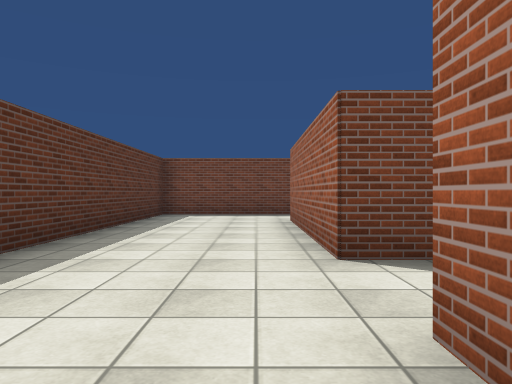
view 1 (above)

19 first-person views from a walk through a scene from a Unity 3-D project. The camera is 1.2 m above the floor, looks level and sees 70° across. The floor is counted in squares, 2 m on a side. Each view is taken from the middle of a square. On the plan, view 1 faces up. The plan holds only what a view shows up to about 10 squares ahead; the rest is blank. The player character is not drawn. Surface patterns are stand-ins for the level's own textures.

view 2
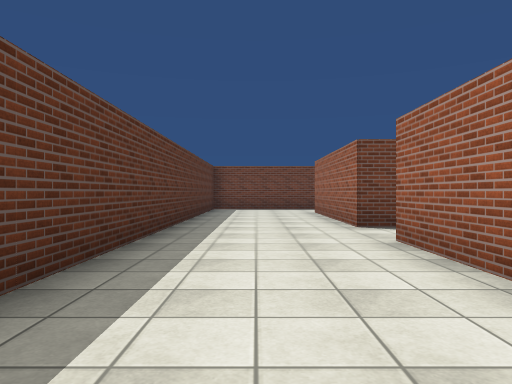

view 3
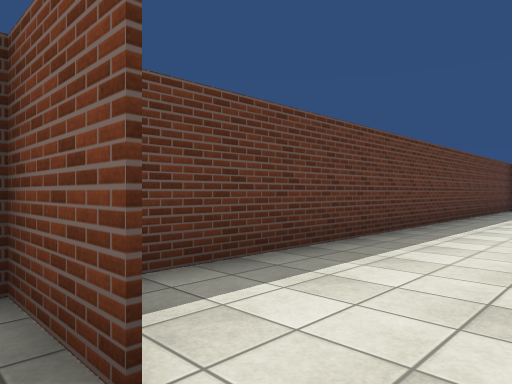

view 4
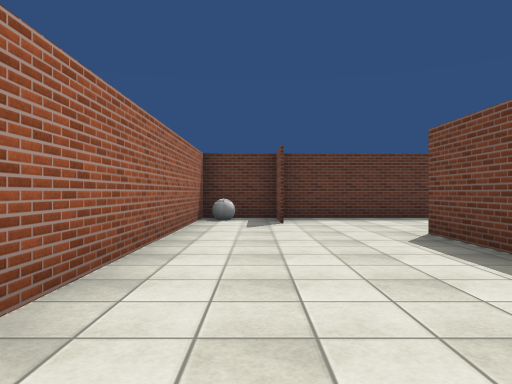

view 5
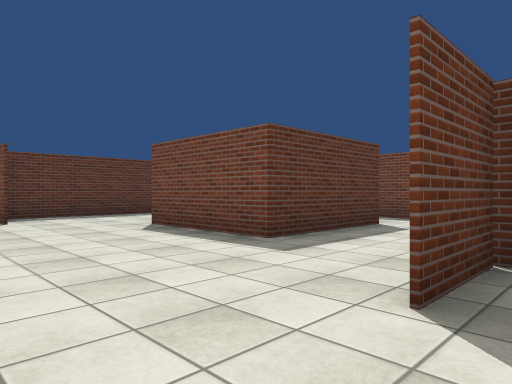

view 6
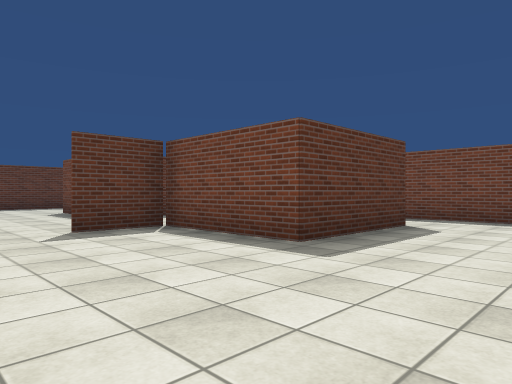

view 7
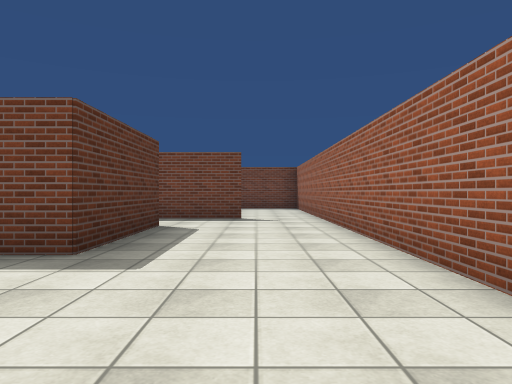

view 8
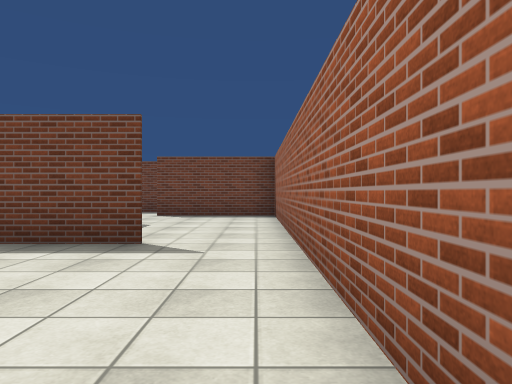

view 9
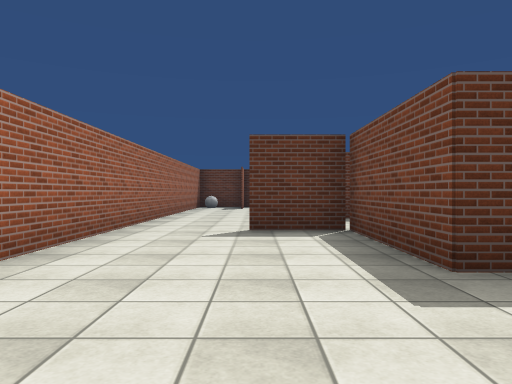

view 10
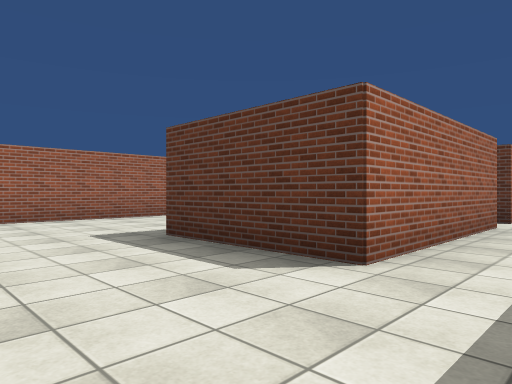

view 11
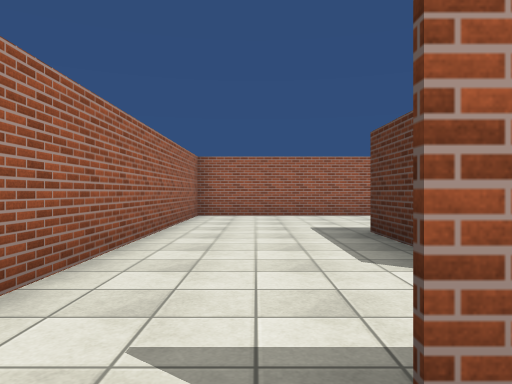

view 12
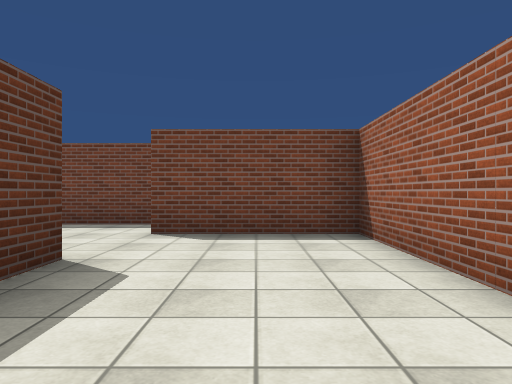

view 13
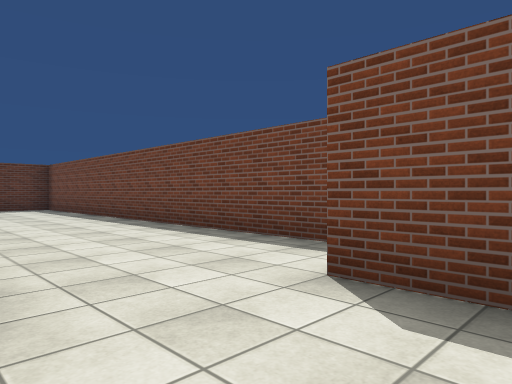

view 14
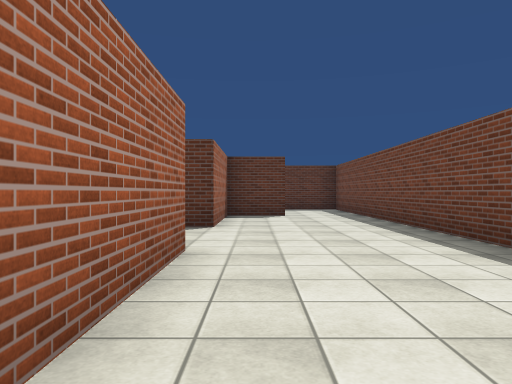

view 15
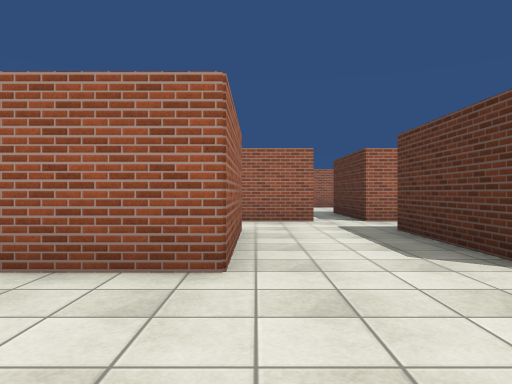

view 16
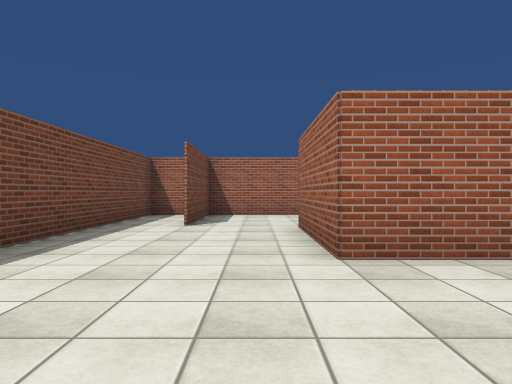

view 17
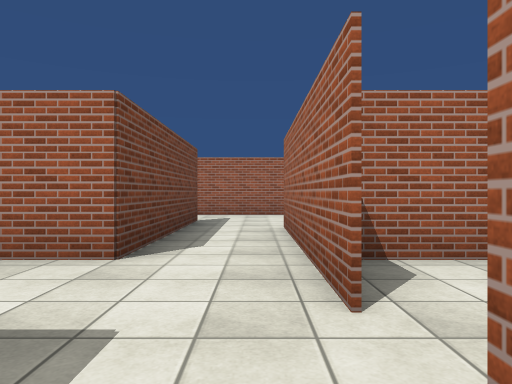

view 18
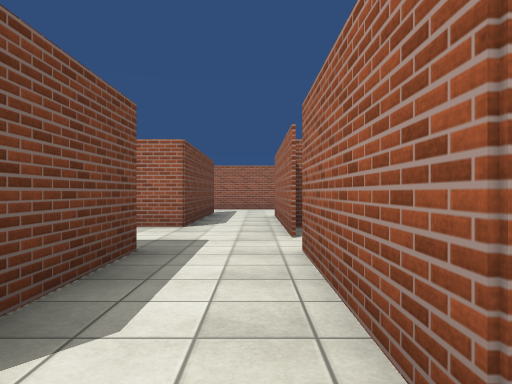

view 19
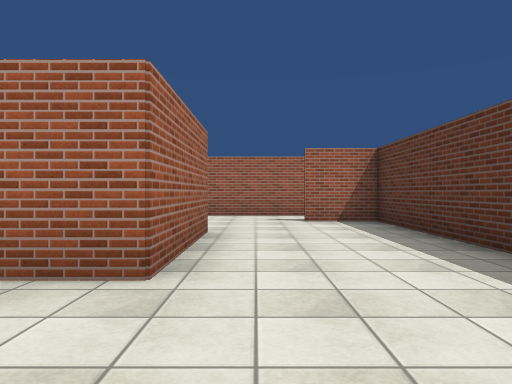

### Floor plan
Points are (right, up) in squares from view 1. A wall is a line through its corners. A room is listed if a view was taken in it or the views show most of it. See-through windows are left out.
Room 1 (views 1, 2, 18, 19)
walls: (0.7, 3.2) (0.7, 7.6); (0.7, -0.5) (0.7, 1.5); (-2.5, -3.5) (-1, -3.5); (0.5, 9.7) (-2.5, 9.7) (-2.5, -5.2)
ways out: opening at (0, -2) to room 2; opening at (0, 2.5) to room 4; opening at (0, 8.5) to room 4
Room 2 (view 3)
walls: (-0.9, -3.5) (-2.5, -3.5); (6.2, -0.1) (6.2, 1.4); (3.8, 1.5) (3.8, -1.5) (0.7, -1.5) (0.7, -0.5); (-1.2, -5.2) (4.5, -5.2)
ways out: opening at (0, -2) to room 1; opening at (5.5, -4.5) to room 3; opening at (4, 1) to room 4
objects: ball (-2, -5)
Room 3 (views 4, 5, 6, 7, 8, 9, 10, 11, 12, 13, 14)
walls: (9.3, 1.5) (9.3, -1.5) (6.3, -1.5) (6.3, -3.1); (10.8, 3.2) (8.4, 3.2); (9.3, 6.3) (9.3, 5.4); (4.5, -5.2) (12.5, -5.2) (12.5, 8); (12.5, 8.2) (9.5, 8.2)
ways out: opening at (5.5, -4.5) to room 2; opening at (9, 2) to room 4; opening at (10, 7) to room 4
Room 4 (views 15, 16, 17)
walls: (8.4, 3.2) (6.2, 3.2) (6.2, 6.3) (9.3, 6.3); (4.8, 1.5) (9.3, 1.5); (0.8, 7.8) (0.8, 6.3) (3.8, 6.3) (3.8, 3.2) (0.7, 3.2); (0.7, 1.5) (3.8, 1.5); (12.5, 8) (12.5, 9.7) (0.5, 9.7)
ways out: opening at (0, 2.5) to room 1; opening at (0, 8.5) to room 1; opening at (4, 1) to room 2; opening at (9, 2) to room 3; opening at (10, 7) to room 3

Positions as (right, up) in squares from view 1, and headings:
1: (0, 0), facing up
2: (-1, -3), facing up
3: (0, -4), facing up-left
4: (6, -4), facing left
5: (7, -5), facing up-left
6: (12, -5), facing up-left
7: (11, -5), facing up
8: (12, -1), facing up
9: (12, -3), facing left
10: (12, 3), facing down-left
11: (11, 4), facing down
12: (11, 3), facing up
13: (11, 6), facing up-left
14: (10, 7), facing left
15: (6, 9), facing down
16: (3, 7), facing right
17: (3, 2), facing right
18: (0, 2), facing right
19: (0, 4), facing down
